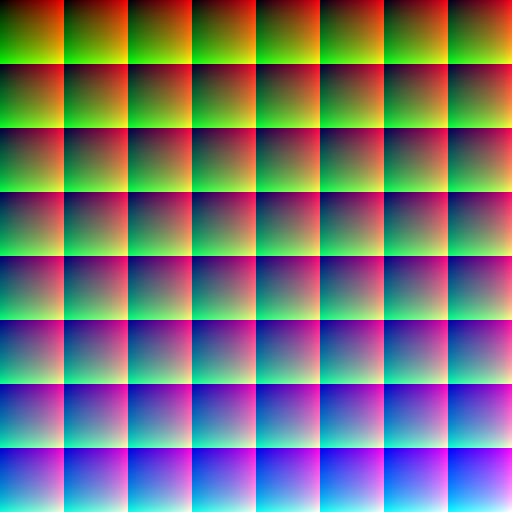
#> input picture addons/NaturalTuning/source/lsp-src/assets/prometheus/natural-15pro/lut_cvstyle_natural.png, 512 x 512 px, found by its file name
$ python preview_lut.py
#> lines starting #> are read from the running program, lines starting #| are printed output that depends on the picture
import json
from pathlib import Path

import numpy as np
from PIL import Image, ImageDraw

ROOT = Path(__file__).resolve().parents[1]
LUT_PNG = ROOT / "lut" / "lut_cvstyle_natural.png"
OUT = ROOT / "preview" / "preview_color_patches.png"
N = 64


def load_lut() -> np.ndarray:
    image = np.asarray(Image.open(LUT_PNG).convert("RGB"), dtype=np.float64) / 255.0
    table = np.zeros((N, N, N, 3), dtype=np.float64)
    for blue in range(N):
        tile_row, tile_col = divmod(blue, 8)
        for red in range(N):
            x = tile_col * N + red
            y = tile_row * N
            table[red, :, blue, :] = image[y:y + N, x, :]
    return table


def apply_lut(table: np.ndarray, rgb: np.ndarray) -> np.ndarray:
    scaled = np.clip(rgb, 0.0, 1.0) * (N - 1)
    low = np.floor(scaled).astype(np.int32)
    high = np.minimum(low + 1, N - 1)
    frac = scaled - low
    result = np.zeros_like(rgb, dtype=np.float64)
    for dr in (0, 1):
        wr = frac[..., 0] if dr else 1.0 - frac[..., 0]
        for dg in (0, 1):
            wg = frac[..., 1] if dg else 1.0 - frac[..., 1]
            for db in (0, 1):
                wb = frac[..., 2] if db else 1.0 - frac[..., 2]
                r = high[..., 0] if dr else low[..., 0]
                g = high[..., 1] if dg else low[..., 1]
                b = high[..., 2] if db else low[..., 2]
                result += table[r, g, b] * (wr * wg * wb)[..., None]
#> after the loop, result = [[0.781, 0.602, 0.515], [0.526, 0.385, 0.302], [0.293, 0.474, 0.776], [0.225, 0.396, 0.194], [0.677, 0.154, 0.144], [0.844, 0.844, 0.844], [0.429, 0.429, 0.429], [0.0937, 0.0937, 0.0937]]
    return np.clip(result, 0.0, 1.0)


def main() -> None:
    table = load_lut()
    patches = [
        ("skin-light", (0.86, 0.70, 0.60)),
        ("skin-tan", (0.62, 0.44, 0.33)),
        ("sky", (0.32, 0.56, 0.86)),
        ("foliage", (0.24, 0.46, 0.20)),
        ("red", (0.78, 0.16, 0.15)),
        ("gray-90", (0.90, 0.90, 0.90)),
        ("gray-50", (0.50, 0.50, 0.50)),
        ("gray-10", (0.10, 0.10, 0.10)),
    ]
    original = np.array([p[1] for p in patches], dtype=np.float64)
    mapped = apply_lut(table, original)
#> mapped has the same summary as result in apply_lut

    cell_w, cell_h = 180, 96
    canvas = Image.new("RGB", (cell_w * 2, cell_h * len(patches) + 40), (24, 24, 24))
#> canvas: PIL image 360x808 RGB; every value is 24
    draw = ImageDraw.Draw(canvas)
    draw.text((12, 12), "source", fill=(235, 235, 235))
    draw.text((cell_w + 12, 12), "18PM natural LUT", fill=(235, 235, 235))

    def to_u8(rgb):
        return tuple(int(round(v * 255.0)) for v in rgb)

    for index, (name, _) in enumerate(patches):
        y = 40 + index * cell_h
        draw.rectangle([8, y + 8, cell_w - 8, y + cell_h - 8], fill=to_u8(original[index]))
        draw.rectangle(
            [cell_w + 8, y + 8, cell_w * 2 - 8, y + cell_h - 8],
            fill=to_u8(mapped[index]),
        )
        draw.text((16, y + 12), name, fill=(0, 0, 0))
        draw.text((cell_w + 16, y + 12), name, fill=(0, 0, 0))

    canvas.save(OUT, optimize=True)
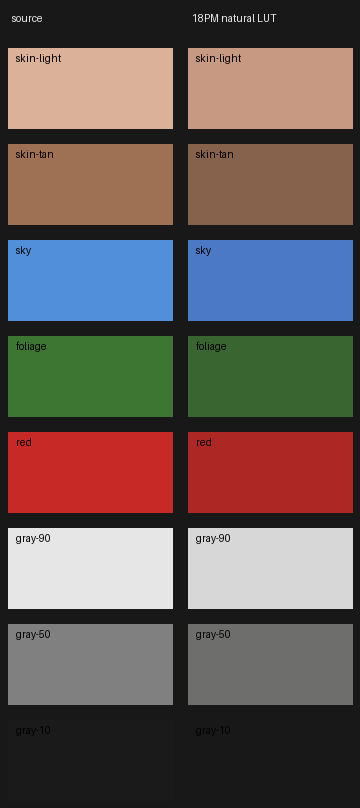
#> saved as preview_color_patches.png: PIL image 360x808 RGB; mean R, G, B 102, 90.4, 87.4
    report = {
        "lut_png": str(LUT_PNG),
        "lut_size": N,
        "patches": [
            {
                "name": name,
                "source": [round(v, 6) for v in original[i].tolist()],
                "mapped": [round(v, 6) for v in mapped[i].tolist()],
            }
            for i, (name, _) in enumerate(patches)
        ],
    }
    (ROOT / "preview" / "lut_patch_report.json").write_text(
        json.dumps(report, ensure_ascii=False, indent=2), encoding="utf-8"
    )
    print(json.dumps(report, ensure_ascii=False, indent=2))
#> (printed output is left out)


if __name__ == "__main__":
    main()

$ run again, with module/watermark_cache/2025_christmas/img_setting_base.webp saved as addons/NaturalTuning/source/lsp-src/assets/prometheus/natural-15pro/lut_cvstyle_natural.png
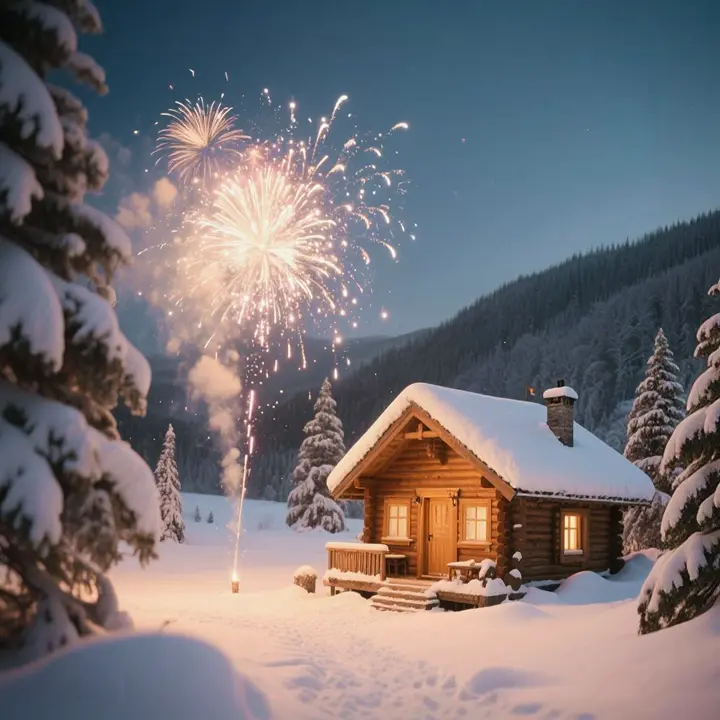
#> input picture module/watermark_cache/2025_christmas/img_setting_base.webp, 720 x 720 px, found by its file name
#> after the loop in apply_lut, `for dr in (0, 1):`: result = [[0.461, 0.551, 0.617], [0.379, 0.45, 0.506], [0.633, 0.413, 0.306], [0.298, 0.375, 0.467], [0.139, 0.251, 0.329], [0.34, 0.261, 0.245], [0.401, 0.475, 0.562], [0.184, 0.323, 0.407]]
#> mapped has the same summary as result in apply_lut
#> canvas: PIL image 360x808 RGB; every value is 24
#> in main, `canvas.save(OUT, optimize=True)`:
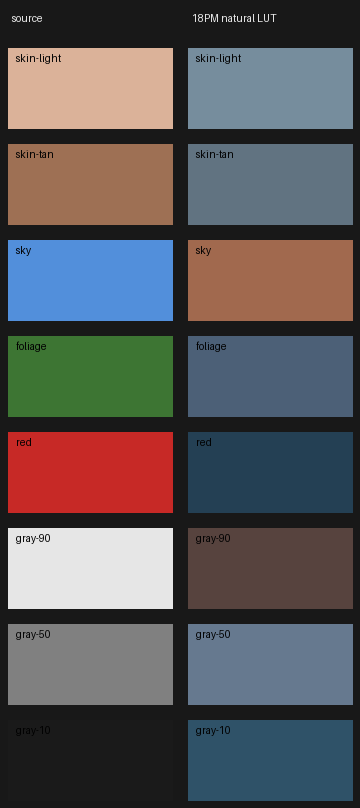
#> saved as preview_color_patches.png: PIL image 360x808 RGB; mean R, G, B 90, 87.2, 89
#> (printed output is left out)
